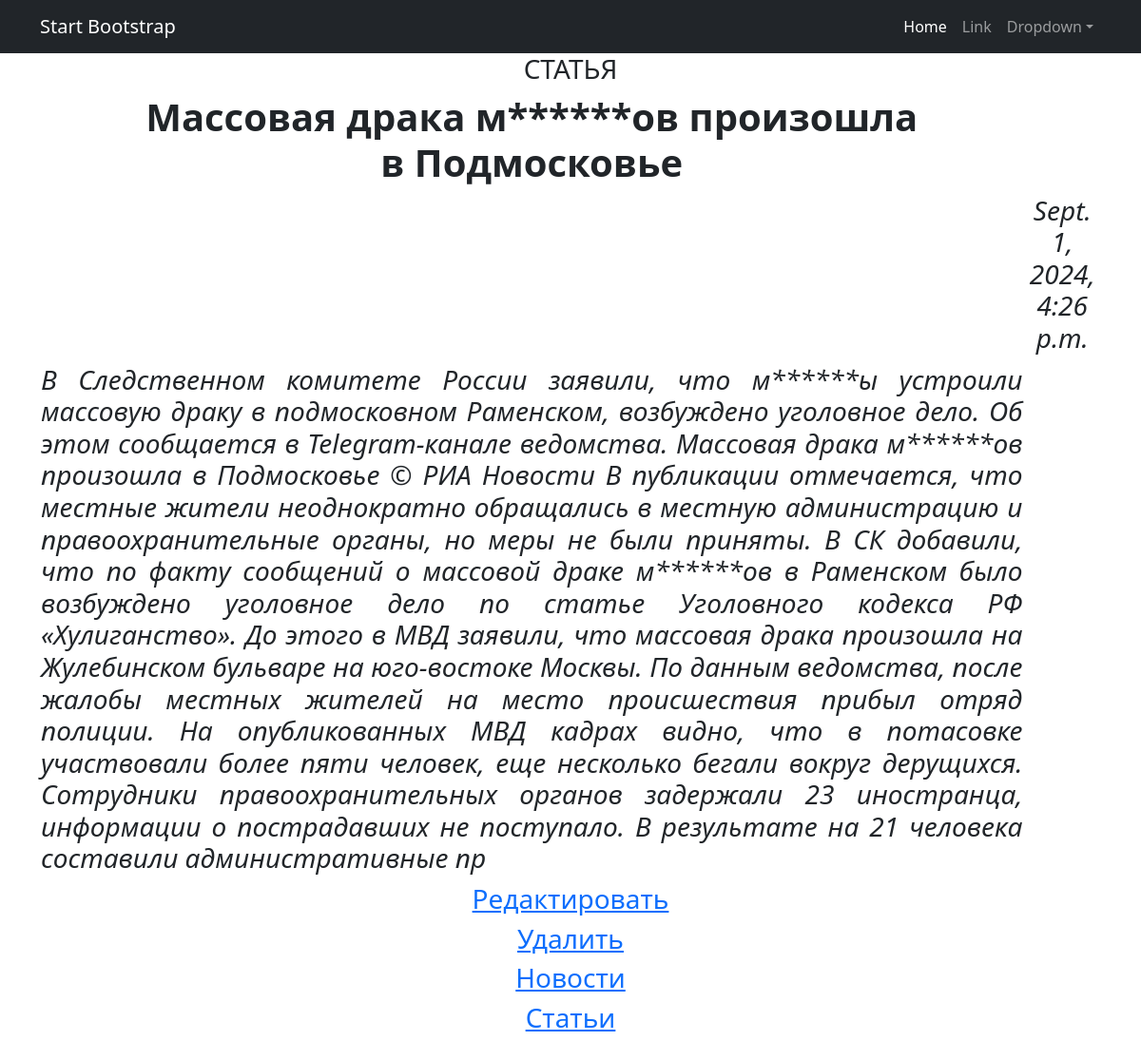
The page /articles/2 on the database its author committed.
### newsboardapp/models.py (models this page shows, shortened)
class Post(models.Model):
    author = models.ForeignKey(Author, on_delete=models.CASCADE, default=1)
    rating = models.IntegerField(null=True, blank=True, default=0)
    caption = models.CharField(null=True, max_length=64)
    text = models.CharField(null=True, max_length=1024)
    datetime = models.DateTimeField(auto_now_add=True)
    type = models.CharField(max_length=2,
                                choices=TYPE,
                                default=post)

class CensorWords(models.Model):
    name = models.CharField(null=True, max_length=64, unique=True)

### newsboardapp/views.py (the view)
# urls.py: path('articles/<int:pk>', ArticleDetail.as_view(), name='article'),
class ArticleDetail(DetailView):
    model = Post
    template_name = 'article.html'
    context_object_name = 'article'
    def get_context_data(self, **kwargs):
        context = super().get_context_data(**kwargs)
        context['time_now'] = datetime.utcnow()
        return context

### newsboardapp/templatetags/custom_filters.py (called while the page is built)
@register.filter()
def censor(value):
   if type('Hello, world!') is str:
      result = value
      for nword in CensorWords.objects.filter():
         result = result.replace(nword.name, nword.name[0]+'*'*(len(nword.name)-1) )
      return result
   else:
      return value

### templates/article.html (shortened to what this page needs)
{% extends 'flatpages/default.html' %}
{% load custom_filters %}
{% block content %}
<h3> СТАТЬЯ </h3>
<table>
    <tr>
        <td><h1 align="center"><b>{{ article.caption|censor }}</b></h1></td>
    </tr>
    <tr>
        <td><p>         </p></td>
        <td><h3 ><i>{{ article.datetime|default_if_none:time_now }}</i></h3></td>
    </tr>
    <tr>
        <td><h3 align="justify "><i>{{ article.text|censor }}</i></h3></td>
    </tr>
</table>
<h3> <a href="/articles/{{ article.id }}/update/"> Редактировать </a> </h3>
<h3> <a href="/articles/{{ article.id }}/delete/"> Удалить </a> </h3>
<h3> <a href="/news/"> Новости </a> </h3>
<h3> <a href="/articles/"> Статьи </a> </h3>
{% endblock content %}

### rows shown on the page
Post: caption|censor "Массовая драка м******ов произошла в Подмосковье", datetime "Sept. 1, 2024, 4:26 p.m.", text|censor "В Следственном комитете России заявили, что м******ы устроили массовую драку в подмосковном Раменском, возбуждено уголовное дело. Об этом сообщается в Telegram-канале ведомства. Массовая драка м******ов произошла в Подмосковье © РИА Новости В публикации отмечается, что местные жители неоднократно обращались в местную администрацию и правоохранительные органы, но меры не были приняты. В СК добавили, что по факту сообщений о массовой драке м******ов в Раменском было возбуждено уголовное дело по статье Уголовного кодекса РФ «Хулиганство». До этого в МВД заявили, что массовая драка произошла на Жулебинском бульваре на юго-востоке Москвы. По данным ведомства, после жалобы местных жителей на…"
